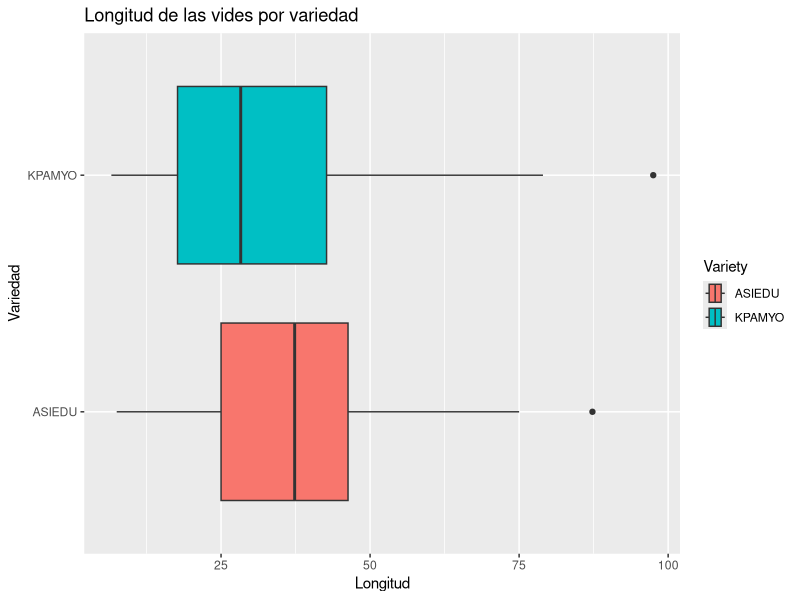
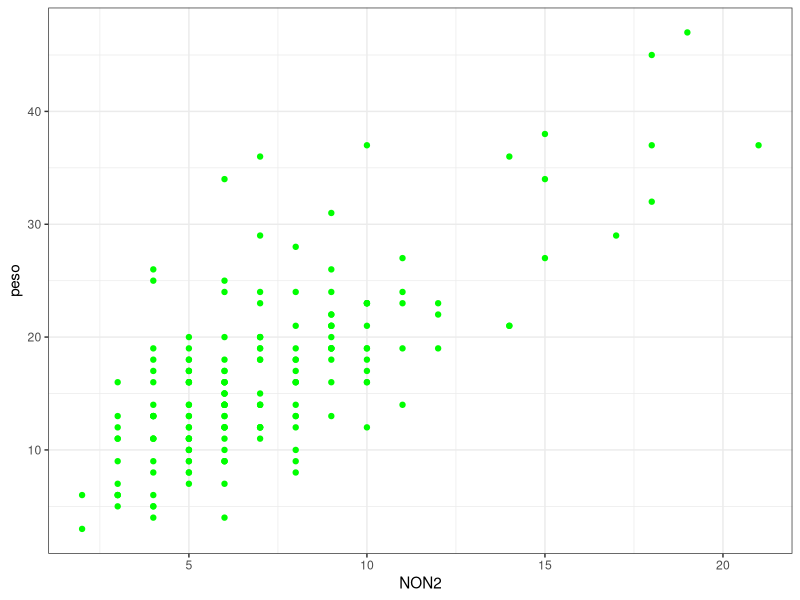

Recreate these plots in R, in order.
## ---- chunk 1
#| echo: false
library(ggplot2)
datos <-read.csv("hydroponicsgrowth.csv")
## ---- chunk 2
#| echo: false
ggplot(datos, aes(x=Vinelength2wks,y=Variety,fill=Variety))+
  geom_boxplot()+
  labs(title="Longitud de las vides por variedad",
       x="Longitud",
       y="Variedad")+
  theme_get()
## ---- chunk 3
a = subset(datos,Variety=="ASIEDU")$Vinelength2wks
k= subset(datos,Variety=="KPAMYO")$Vinelength2wks
## ---- chunk 4
library(nortest)
lillie.test(a)
lillie.test(k)
## ---- chunk 5
var.test(a,k)
## ---- chunk 6
t.test(a,k,  var.equal = TRUE,alternative="less", conf.level=0.01)

## ---- chunk 7
#| echo: false
ggplot(datos,aes(x= NON2, y=NON4))+
  geom_point(col="green")+
  labs(x="NON2",
       y="peso")+
  theme_bw()

## ---- chunk 8
x =datos$NON2
y= datos$NON4
## ---- chunk 9
cor.test(x,y)
## ---- chunk 10
modelo <-lm(y~x)
modelo
## ---- chunk 11
summary(modelo)
